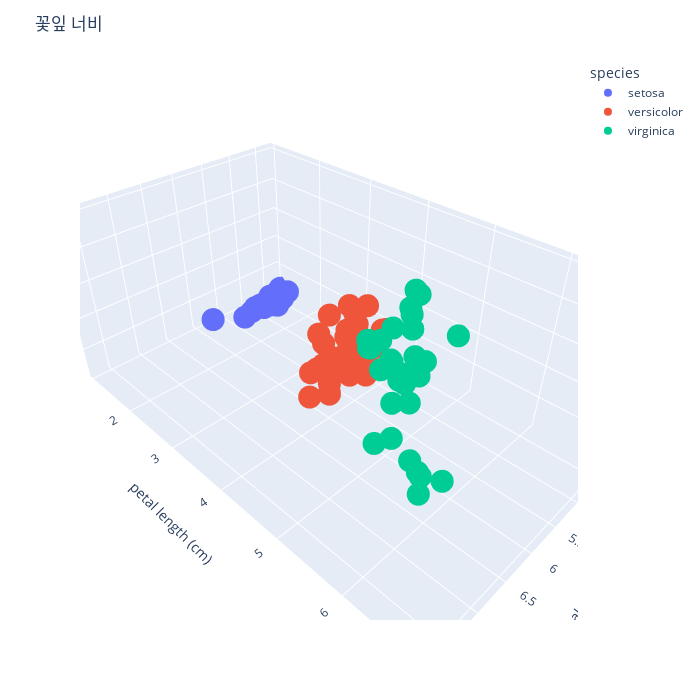

The notebook cell this image was saved under:
### Code cell
import plotly.express as px

fig = px.scatter_3d(iris, x='sepal length (cm)', y='petal length (cm)', z='petal width (cm)',
              color='species')
fig.update_layout(title='꽃잎 너비', autosize=False,
                  width=700, height=700,
                 )
fig.show()

### Figure 1 — Plotly figure (JSON) as saved in the notebook; plotly's stock layout.template omitted (floating-point values rounded to 4 significant figures)
{"data": [{"hovertemplate": "species=setosa<br>sepal length (cm)=%{x}<br>petal length (cm)=%{y}<br>petal width (cm)=%{z}<extra></extra>", "legendgroup": "setosa", "marker": {"color": "#636efa", "symbol": "circle"}, "mode": "markers", "name": "setosa", "scene": "scene", "showlegend": true, "type": "scatter3d", "x": [4.4, 4.9, 4.3, 4.6, 5.8, 5.1, 5.4, 5, 4.9, 4.7, 4.6, 5, 5.4, 4.8, 4.8], "y": [1.4, 1.4, 1.1, 1.5, 1.2, 1.4, 1.7, 1.5, 1.5, 1.3, 1.4, 1.4, 1.5, 1.4, 1.6], "z": [0.2, 0.2, 0.1, 0.2, 0.2, 0.2, 0.4, 0.2, 0.1, 0.2, 0.3, 0.2, 0.2, 0.1, 0.2]}, {"hovertemplate": "species=versicolor<br>sepal length (cm)=%{x}<br>petal length (cm)=%{y}<br>petal width (cm)=%{z}<extra></extra>", "legendgroup": "versicolor", "marker": {"color": "#EF553B", "symbol": "circle"}, "mode": "markers", "name": "versicolor", "scene": "scene", "showlegend": true, "type": "scatter3d", "x": [6.4, 6.7, 6.8, 6.6, 5, 6.3, 6.7, 5.5, 5.2, 6.4, 5.6, 5.8, 5.9, 6, 6.3, 6.1, 6.1, 5.7, 6.6, 6.1, 6, 5.9, 7, 5.6, 5.7, 6.5, 5.6, 6.2, 4.9, 6.9], "y": [4.5, 5, 4.8, 4.4, 3.5, 4.7, 4.4, 4, 3.9, 4.3, 3.9, 4.1, 4.2, 4.5, 4.9, 4, 4.7, 4.5, 4.6, 4.7, 4, 4.8, 4.7, 4.5, 3.5, 4.6, 3.6, 4.5, 3.3, 4.9], "z": [1.5, 1.7, 1.4, 1.4, 1, 1.6, 1.4, 1.3, 1.4, 1.3, 1.1, 1, 1.5, 1.5, 1.5, 1.3, 1.2, 1.3, 1.3, 1.4, 1, 1.8, 1.4, 1.5, 1, 1.5, 1.3, 1.5, 1, 1.5]}, {"hovertemplate": "species=virginica<br>sepal length (cm)=%{x}<br>petal length (cm)=%{y}<br>petal width (cm)=%{z}<extra></extra>", "legendgroup": "virginica", "marker": {"color": "#00cc96", "symbol": "circle"}, "mode": "markers", "name": "virginica", "scene": "scene", "showlegend": true, "type": "scatter3d", "x": [6.2, 7.2, 6.5, 6.3, 7.6, 7.7, 7.1, 6, 6.8, 7.3, 6.9, 4.9, 6.4, 7.7, 6.3, 6.7, 6.5, 7.7, 7.2, 6.4, 6.3, 6.7, 6.5, 6.4, 5.6, 5.8, 7.2, 5.8, 6.1, 5.7], "y": [4.8, 6.1, 5.8, 4.9, 6.6, 6.9, 5.9, 5, 5.5, 6.3, 5.7, 4.5, 5.6, 6.7, 6, 5.8, 5.1, 6.7, 6, 5.3, 5.6, 5.7, 5.5, 5.3, 4.9, 5.1, 5.8, 5.1, 4.9, 5], "z": [1.8, 2.5, 2.2, 1.8, 2.1, 2.3, 2.1, 1.5, 2.1, 1.8, 2.3, 1.7, 2.1, 2.2, 2.5, 1.8, 2, 2, 1.8, 1.9, 1.8, 2.1, 1.8, 2.3, 2, 2.4, 1.6, 1.9, 1.8, 2]}], "layout": {"autosize": false, "height": 700, "legend": {"title": {"text": "species"}, "tracegroupgap": 0}, "margin": {"t": 60}, "scene": {"domain": {"x": [0, 1], "y": [0, 1]}, "xaxis": {"title": {"text": "sepal length (cm)"}}, "yaxis": {"title": {"text": "petal length (cm)"}}, "zaxis": {"title": {"text": "petal width (cm)"}}}, "title": {"text": "꽃잎 너비"}, "width": 700}}
